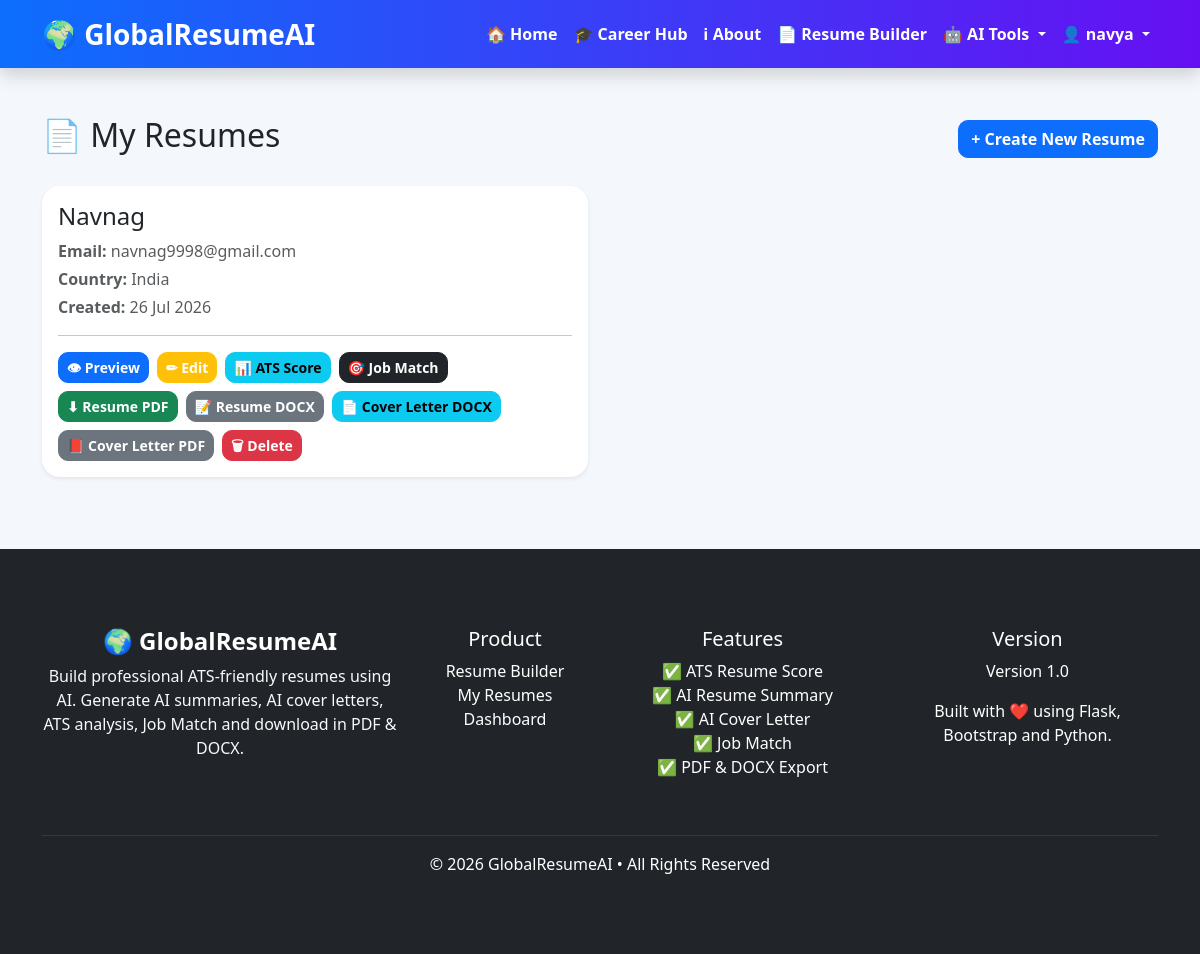
Screenshot of /my-resumes (signed in) with the database file from the repository.
### models/user.py (models this page shows, shortened)
class User(UserMixin, db.Model):
    __tablename__ = "users"
    id = db.Column(db.Integer, primary_key=True)
    username = db.Column(db.String(100), nullable=False)
    email = db.Column(db.String(120), unique=True, nullable=False)
    password_hash = db.Column(db.String(255), nullable=False)
    role = db.Column(db.String(20), default="user")
    is_active = db.Column(db.Boolean, default=True)
    created_at = db.Column(
        db.DateTime,
        default=datetime.utcnow
    )
    last_login = db.Column(
        db.DateTime,
        nullable=True
    )
    resumes = db.relationship(
        "Resume",
        backref="user",
        lazy=True,
        cascade="all, delete-orphan"
    )

### models/resume.py (models this page shows, shortened)
class Resume(db.Model):
    __tablename__ = "resumes"
    id = db.Column(db.Integer, primary_key=True)
    user_id = db.Column(
        db.Integer,
        db.ForeignKey("users.id"),
        nullable=False
    )
    full_name = db.Column(db.String(150), nullable=False)
    email = db.Column(db.String(150), nullable=False)
    phone = db.Column(db.String(30))
    address = db.Column(db.String(300))
    linkedin = db.Column(db.String(300))
    github = db.Column(db.String(300))
    summary = db.Column(db.Text)
    education = db.Column(db.Text)
    experience = db.Column(db.Text)
    skills = db.Column(db.Text)
    projects = db.Column(db.Text)
    certifications = db.Column(db.Text)
    custom_sections = db.Column(db.Text)
    pam_skills = db.Column(db.Text)
    country = db.Column(
        db.String(50),
        default="India"
    )
    template = db.Column(
        db.String(50),
        default="classic"
    )
    created_at = db.Column(
        db.DateTime,
        default=datetime.utcnow
    )
    updated_at = db.Column(
        db.DateTime,
        default=datetime.utcnow,
        onupdate=datetime.utcnow
    )

### routes/resume.py (the view)
@resume.route("/my-resumes")
@login_required
def my_resumes():
    resumes = (
        Resume.query
        .filter_by(user_id=current_user.id)
        .order_by(Resume.created_at.desc())
        .all()
    )
    return render_template(
        "my_resumes.html",
        resumes=resumes
    )

### app.py (called while the page is built)
@login_manager.user_loader
def load_user(user_id):
    return User.query.get(int(user_id))

### templates/my_resumes.html (shortened to what this page needs)
{% extends "base.html" %}
{% block content %}
<div class="container mt-5 mb-5">
    <div class="d-flex justify-content-between align-items-center mb-4">
        <h2>📄 My Resumes</h2>
        <a href="{{ url_for('resume.resume_builder') }}"
           class="btn btn-primary">
            + Create New Resume
        </a>
    </div>
    {% if resumes %}
    <div class="row">
        {% for resume in resumes %}
        <div class="col-lg-6 mb-4">
            <div class="card shadow-sm h-100">
                <div class="card-body">
                    <h4 class="card-title">
                        {{ resume.full_name }}
                    </h4>
                    <p class="text-muted mb-1">
                        <strong>Email:</strong>
                        {{ resume.email }}
                    </p>
                    <p class="text-muted mb-1">
                        <strong>Country:</strong>
                        {{ resume.country }}
                    </p>
                    <p class="text-muted mb-3">
                        <strong>Created:</strong>
                        {{ resume.created_at.strftime("%d %b %Y") }}
                    </p>
                    <hr>
                    <div class="d-flex flex-wrap gap-2">
                        <a href="{{ url_for('resume.preview', id=resume.id) }}"
                           class="btn btn-primary btn-sm">
                            👁 Preview
                        </a>
                        <a href="{{ url_for('resume.edit_resume', id=resume.id) }}"
                           class="btn btn-warning btn-sm">
                            ✏ Edit
                        </a>
                        <a href="{{ url_for('resume.ats_score', id=resume.id) }}"
                           class="btn btn-info btn-sm">
                            📊 ATS Score
                        </a>
                        <a href="{{ url_for('resume.job_match_route', id=resume.id) }}"
                           class="btn btn-dark btn-sm">
                            🎯 Job Match
                        </a>
                        <a href="{{ url_for('resume.download_resume', id=resume.id) }}"
                           class="btn btn-success btn-sm">
                            ⬇ Resume PDF
                        </a>
                        <a href="{{ url_for('resume.download_docx', id=resume.id) }}"
                           class="btn btn-secondary btn-sm">
                            📝 Resume DOCX
                        </a>
                        <a href="{{ url_for('resume.download_cover_letter', id=resume.id) }}"
                           class="btn btn-info btn-sm">
                            📄 Cover Letter DOCX
                        </a>
                        <a href="{{ url_for('resume.download_cover_letter_pdf', id=resume.id) }}"
                           class="btn btn-secondary btn-sm">
                            📕 Cover Letter PDF
                        </a>
                        <a href="{{ url_for('resume.delete_resume', id=resume.id) }}"
                           class="btn btn-danger btn-sm"
                           onclick="return confirm('Are you sure you want to delete this resume?');">
                            🗑 Delete
                        </a>
                    </div>
                </div>
            </div>
        </div>
        {% endfor %}
    </div>
    {% endif %}
</div>
{% endblock %}

### templates/base.html (shortened to what this page needs)
<!DOCTYPE html>
<html lang="en">
<head>
    <link href="https://cdn.jsdelivr.net/npm/bootstrap@5.3.7/dist/css/bootstrap.min.css" rel="stylesheet">
    <link rel="stylesheet" href="{{ url_for('static', filename='css/style.css') }}">
</head>
<body>
    {% include 'components/navbar.html' %}
    {% block content %}
    {% endblock %}
    {% include 'components/footer.html' %}
</body>
</html>

### templates/components/navbar.html (shortened to what this page needs)
<nav class="navbar navbar-expand-lg navbar-dark shadow sticky-top">
    <div class="container">
        <a class="navbar-brand fw-bold fs-3"
           href="{{ url_for('main.home') }}">
            🌍 GlobalResumeAI
        </a>
        <div class="collapse navbar-collapse"
             id="navbarNav">
            <ul class="navbar-nav ms-auto align-items-lg-center">
                <li class="nav-item">
                    <a class="nav-link"
                       href="{{ url_for('main.home') }}">
                        🏠 Home
                    </a>
                </li>
                <li class="nav-item">
                    <a class="nav-link"
                       href="{{ url_for('blog.career_hub') }}">
                        🎓 Career Hub
                    </a>
                </li>
                <li class="nav-item">
                    <a class="nav-link"
                       href="{{ url_for('main.home') }}#about">
                        ℹ About
                    </a>
                </li>
                {% if current_user.is_authenticated %}
                <li class="nav-item">
                    <a class="nav-link"
                       href="{{ url_for('resume.resume_builder') }}">
                        📄 Resume Builder
                    </a>
                </li>
                <li class="nav-item dropdown">
                    <a class="nav-link dropdown-toggle"
                       href="#"
                       role="button"
                       data-bs-toggle="dropdown">
                        🤖 AI Tools
                    </a>
                </li>
                <li class="nav-item dropdown">
                    <a class="nav-link dropdown-toggle"
                       href="#"
                       role="button"
                       data-bs-toggle="dropdown">
                        👤 {{ current_user.username }}
                    </a>
                </li>
                {% endif %}
            </ul>
        </div>
    </div>
</nav>

### templates/components/footer.html
<footer class="mt-5 bg-dark text-white">
    <div class="container py-5">
        <div class="row">
            <div class="col-lg-4 mb-4">
                <h4 class="fw-bold">
                    🌍 GlobalResumeAI
                </h4>
                <p class="text-light">
                    Build professional ATS-friendly resumes using AI.
                    Generate AI summaries, AI cover letters,
                    ATS analysis, Job Match and download in
                    PDF & DOCX.
                </p>
            </div>
            <div class="col-lg-2 mb-4">
                <h5>
                    Product
                </h5>
                <ul class="list-unstyled">
                    <li>
                        <a href="{{ url_for('resume.resume_builder') }}"
                           class="text-white text-decoration-none">
                            Resume Builder
                        </a>
                    </li>
                    <li>
                        <a href="{{ url_for('resume.my_resumes') }}"
                           class="text-white text-decoration-none">
                            My Resumes
                        </a>
                    </li>
                    <li>
                        <a href="{{ url_for('main.dashboard') }}"
                           class="text-white text-decoration-none">
                            Dashboard
                        </a>
                    </li>
                </ul>
            </div>
            <div class="col-lg-3 mb-4">
                <h5>
                    Features
                </h5>
                <ul class="list-unstyled">
                    <li>✅ ATS Resume Score</li>
                    <li>✅ AI Resume Summary</li>
                    <li>✅ AI Cover Letter</li>
                    <li>✅ Job Match</li>
                    <li>✅ PDF & DOCX Export</li>
                </ul>
            </div>
            <div class="col-lg-3 mb-4">
                <h5>
                    Version
                </h5>
                <p>
                    Version 1.0
                </p>
                <p>
                    Built with ❤️ using Flask,
                    Bootstrap and Python.
                </p>
            </div>
        </div>
        <hr class="border-secondary">
        <div class="text-center">
            © 2026 GlobalResumeAI • All Rights Reserved
        </div>
    </div>
</footer>

### static/css/style.css (style rules this page uses)
body { font-family: "Segoe UI",sans-serif; background:#f4f7fb; }
.navbar { background:linear-gradient(90deg,#0d6efd,#6610f2)!important; box-shadow:0 5px 15px rgba(0,0,0,.1); }
.navbar .navbar-brand, .navbar .nav-link { color:white!important; font-weight:600; }
.card { border:none; border-radius:18px; overflow:hidden; transition:.3s; }
.btn { border-radius:10px; font-weight:600; }
.btn-primary { background:#0d6efd; }
.btn-success { background:#198754; }
.btn-warning { color:white; }
.btn-dark { background:#212529; }
footer { margin-top:80px; padding:30px; background:#111827; color:white; text-align:center; }

### rows the page displays
User: username "navya"
Resume: full_name "Navnag", email "navnag9998@gmail.com", country "India", created_at "26 Jul 2026"
